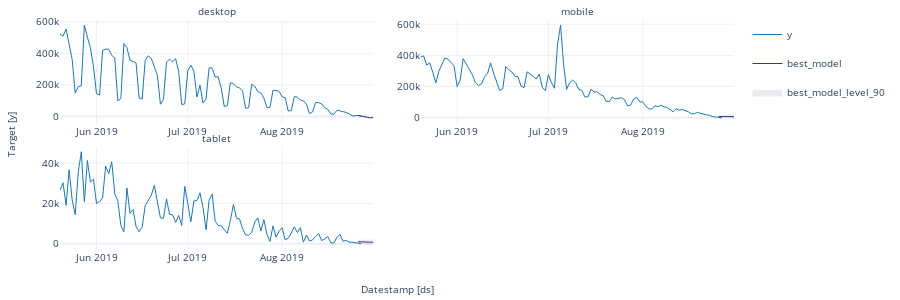

Notebook cell for this chart:
### Code cell
sf.plot(data, prod_forecasts_df, engine='plotly',max_insample_length=100)
